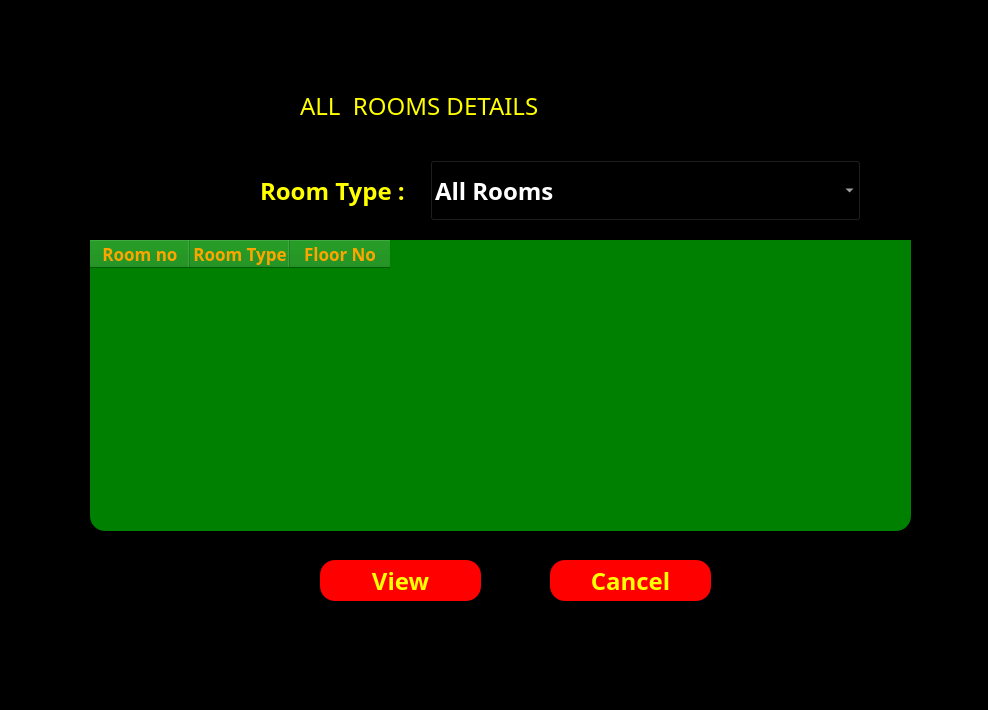
<?xml version="1.0" encoding="UTF-8"?>
<ui version="4.0">
 <class>Dialog</class>
 <widget class="QDialog" name="Dialog">
  <property name="geometry">
   <rect>
    <x>0</x>
    <y>0</y>
    <width>988</width>
    <height>710</height>
   </rect>
  </property>
  <property name="windowTitle">
   <string>Dialog</string>
  </property>
  <property name="styleSheet">
   <string notr="true">*{
background:rgba;
font-family:century gothic;
font-size:24px;
}
QFrame
{
background:rgba;
border-radius:15px
}
QPushButton
{
background:red;
border-radius:60px;
}
QToolButton
{
background:red;
border-radius:60px;
}
QLabel
{
color:white;
background:transparent;
}
QPushButton
{
color:white;
border-radius:15px;
}
QPushButton:hover
{
color:#333;
border-radius:15px;
background:#49ebff;
}
QLineEdit
{
background:transparent;
border:none;
color:#717072;
border-bottom:1px solid #717072
}
</string>
  </property>
  <widget class="QFrame" name="frame">
   <property name="geometry">
    <rect>
     <x>60</x>
     <y>40</y>
     <width>871</width>
     <height>621</height>
    </rect>
   </property>
   <property name="styleSheet">
    <string notr="true">color:yellow;
</string>
   </property>
   <property name="frameShape">
    <enum>QFrame::StyledPanel</enum>
   </property>
   <property name="frameShadow">
    <enum>QFrame::Raised</enum>
   </property>
   <widget class="QLabel" name="label">
    <property name="geometry">
     <rect>
      <x>240</x>
      <y>40</y>
      <width>391</width>
      <height>51</height>
     </rect>
    </property>
    <property name="styleSheet">
     <string notr="true">QLabel{
font-weight: bold;
font-size: 40px;
color:orange;

};</string>
    </property>
    <property name="text">
     <string>ALL  ROOMS DETAILS</string>
    </property>
   </widget>
   <widget class="QPushButton" name="homebtn">
    <property name="geometry">
     <rect>
      <x>0</x>
      <y>40</y>
      <width>93</width>
      <height>28</height>
     </rect>
    </property>
    <property name="styleSheet">
     <string notr="true">QPushButton
{
font-size:14px;
color:white;
background:transparent;
}</string>
    </property>
    <property name="text">
     <string/>
    </property>
    <property name="icon">
     <iconset>
      <normaloff>icons/arrow-left.svg</normaloff>icons/arrow-left.svg</iconset>
    </property>
    <property name="iconSize">
     <size>
      <width>32</width>
      <height>32</height>
     </size>
    </property>
   </widget>
   <widget class="QComboBox" name="roomtype">
    <property name="geometry">
     <rect>
      <x>370</x>
      <y>120</y>
      <width>431</width>
      <height>61</height>
     </rect>
    </property>
    <property name="styleSheet">
     <string notr="true">font-weight: bold;
background:black;
color:white</string>
    </property>
    <item>
     <property name="text">
      <string>All Rooms</string>
     </property>
    </item>
    <item>
     <property name="text">
      <string>Single Bed Room- AC</string>
     </property>
    </item>
    <item>
     <property name="text">
      <string>Double Bed Room- AC</string>
     </property>
    </item>
    <item>
     <property name="text">
      <string>Luxary Room</string>
     </property>
    </item>
    <item>
     <property name="text">
      <string>Single Bed Room- NON AC</string>
     </property>
    </item>
    <item>
     <property name="text">
      <string>Double Bed Room- NON AC</string>
     </property>
    </item>
   </widget>
   <widget class="QLabel" name="label_4">
    <property name="geometry">
     <rect>
      <x>200</x>
      <y>130</y>
      <width>211</width>
      <height>41</height>
     </rect>
    </property>
    <property name="font">
     <font>
      <family>century gothic</family>
      <pointsize>-1</pointsize>
      <weight>75</weight>
      <bold>true</bold>
     </font>
    </property>
    <property name="styleSheet">
     <string notr="true">font-weight: bold;</string>
    </property>
    <property name="text">
     <string>Room Type : </string>
    </property>
   </widget>
   <widget class="QPushButton" name="view">
    <property name="geometry">
     <rect>
      <x>260</x>
      <y>520</y>
      <width>161</width>
      <height>41</height>
     </rect>
    </property>
    <property name="styleSheet">
     <string notr="true">font-weight: bold;</string>
    </property>
    <property name="text">
     <string>View</string>
    </property>
   </widget>
   <widget class="QPushButton" name="cancel">
    <property name="geometry">
     <rect>
      <x>490</x>
      <y>520</y>
      <width>161</width>
      <height>41</height>
     </rect>
    </property>
    <property name="styleSheet">
     <string notr="true">font-weight: bold;</string>
    </property>
    <property name="text">
     <string>Cancel</string>
    </property>
   </widget>
   <widget class="QTableWidget" name="rooms">
    <property name="geometry">
     <rect>
      <x>30</x>
      <y>200</y>
      <width>821</width>
      <height>291</height>
     </rect>
    </property>
    <property name="sizePolicy">
     <sizepolicy hsizetype="Expanding" vsizetype="Expanding">
      <horstretch>0</horstretch>
      <verstretch>10</verstretch>
     </sizepolicy>
    </property>
    <property name="minimumSize">
     <size>
      <width>30</width>
      <height>0</height>
     </size>
    </property>
    <property name="sizeIncrement">
     <size>
      <width>90</width>
      <height>0</height>
     </size>
    </property>
    <property name="styleSheet">
     <string notr="true">font-weight: bold;
font-size: 17px;
color:orange;
background:green;</string>
    </property>
    <property name="lineWidth">
     <number>5</number>
    </property>
    <property name="alternatingRowColors">
     <bool>true</bool>
    </property>
    <property name="gridStyle">
     <enum>Qt::SolidLine</enum>
    </property>
    <attribute name="horizontalHeaderMinimumSectionSize">
     <number>100</number>
    </attribute>
    <attribute name="horizontalHeaderShowSortIndicator" stdset="0">
     <bool>false</bool>
    </attribute>
    <attribute name="horizontalHeaderStretchLastSection">
     <bool>false</bool>
    </attribute>
    <attribute name="verticalHeaderDefaultSectionSize">
     <number>100</number>
    </attribute>
    <attribute name="verticalHeaderMinimumSectionSize">
     <number>100</number>
    </attribute>
    <attribute name="verticalHeaderShowSortIndicator" stdset="0">
     <bool>false</bool>
    </attribute>
    <attribute name="verticalHeaderStretchLastSection">
     <bool>false</bool>
    </attribute>
    <column>
     <property name="text">
      <string>Room no</string>
     </property>
    </column>
    <column>
     <property name="text">
      <string>Room Type</string>
     </property>
    </column>
    <column>
     <property name="text">
      <string>Floor No</string>
     </property>
    </column>
   </widget>
  </widget>
 </widget>
 <resources/>
 <connections/>
</ui>
